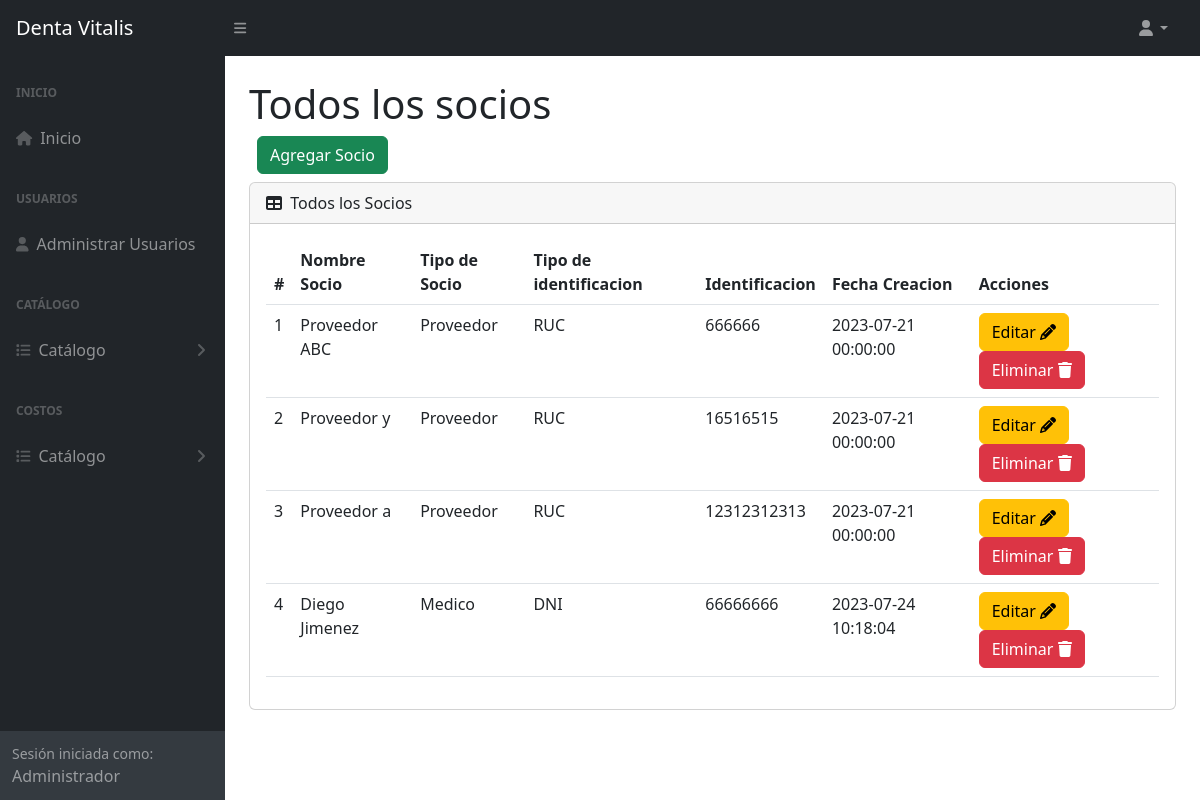
The app's page /socios (signed in), older data.
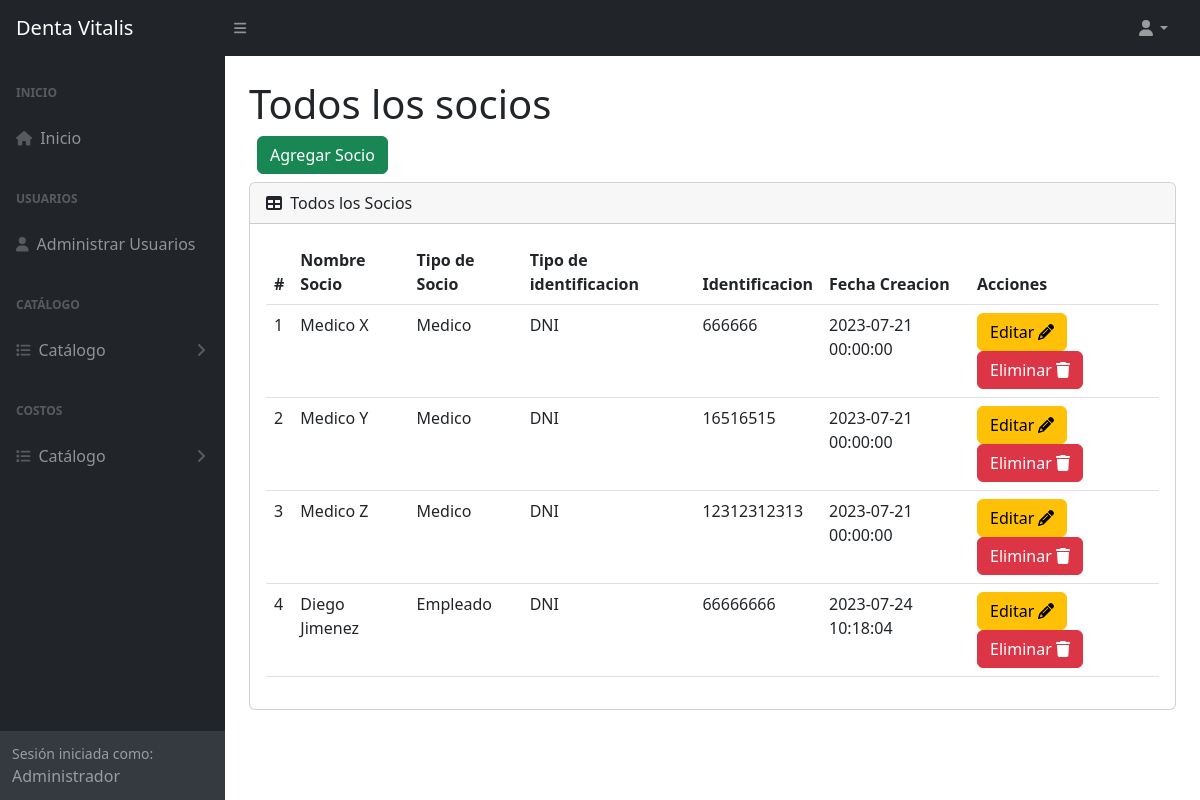
The same page, newer data.
### tables this page shows
CREATE TABLE `tba_socio`  (
  `IdSocio` int NOT NULL AUTO_INCREMENT,
  `NombreSocio` varchar(150) NOT NULL,
  `IdTipoIdentificacion` int NULL DEFAULT NULL,
  `IdTipoSocio` int NOT NULL,
  `Identificacion` varchar(15) NULL DEFAULT NULL,
  `FechaCreacion` datetime NOT NULL,
  `FechaActualizacion` datetime NOT NULL,
  PRIMARY KEY (`IdSocio`) USING BTREE,
  INDEX `tba_socio_fksocios`(`IdTipoIdentificacion`) USING BTREE,
  INDEX `tba_socio_fktiposocio`(`IdTipoSocio`) USING BTREE,
  CONSTRAINT `tba_socio_fksocios` FOREIGN KEY (`IdTipoIdentificacion`) REFERENCES `tba_tipoidentificacion` (`IdTipoIdentificacion`) ON DELETE RESTRICT ON UPDATE RESTRICT,
  CONSTRAINT `tba_socio_fktiposocio` FOREIGN KEY (`IdTipoSocio`) REFERENCES `tba_tiposocio` (`IdTipoSocio`) ON DELETE RESTRICT ON UPDATE RESTRICT
);

CREATE TABLE `tba_tiposocio`  (
  `IdTipoSocio` int NOT NULL AUTO_INCREMENT,
  `NombreTipoSocio` varchar(255) NULL DEFAULT NULL,
  PRIMARY KEY (`IdTipoSocio`) USING BTREE
);

CREATE TABLE `tba_tipoidentificacion`  (
  `IdTipoIdentificacion` int NOT NULL AUTO_INCREMENT,
  `NombreTipoIdentificacion` varchar(20) NOT NULL,
  PRIMARY KEY (`IdTipoIdentificacion`) USING BTREE
);

### controller/plantilla.controller.php (called while the page is built)
<?php
class ControllerPlantilla
{
  static public function ctrPlantilla()
  {
    include "view/plantilla.php";
  }
}

### index.php (called while the page is built, shortened)
<?php
require_once "controller/plantilla.controller.php";
require_once "controller/socios.controller.php";
require_once "controller/costos.controller.php";
require_once "model/socios.model.php";
$plantilla = new ControllerPlantilla();
$plantilla -> ctrPlantilla();

### controller/socios.controller.php (called while the page is built, shortened)
<?php
class ControllerSocios
{
  public static function ctrMostrarSocios()
  {
    $tabla = "tba_socio";
    $listaSocios = ModelSocios::mdlMostrarSocios($tabla);
    return $listaSocios;
  }
}

### model/conexion.php (called while the page is built)
<?php
class Conexion
{
  static public function conn()
  {
    $link = new PDO("mysql:host=localhost;dbname=db_dentavitalis","root","");
		$link->exec("set names utf8");
		return $link;
  }
}

### model/socios.model.php (called while the page is built, shortened)
<?php
require_once "conexion.php";
class ModelSocios
{
  public static function mdlMostrarSocios($tabla)
  {
    $statement = Conexion::conn()->prepare("SELECT tba_socio.IdSocio, tba_socio.NombreSocio, tba_socio.IdTipoIdentificacion, tba_socio.IdTipoSocio, tba_socio.Identificacion, tba_socio.FechaCreacion, tba_tipoidentificacion.NombreTipoIdentificacion, tba_tiposocio.NombreTipoSocio FROM $tabla INNER JOIN tba_tipoidentificacion ON tba_socio.IdTipoIdentificacion = tba_tipoidentificacion.IdTipoIdentificacion INNER JOIN tba_tiposocio ON tba_socio.IdTipoSocio = tba_tiposocio.IdTipoSocio ORDER BY IdSocio ASC");
    $statement -> execute();
    return $statement -> fetchAll();
  }
}

### view/modules/socios.php (the view, shortened to what this page needs)
</div>
        </div>
        <div class="sb-sidenav-footer">
          <div class="small">Sesión iniciada como:</div>
          <?php echo $_SESSION["nombreUsuario"] ?>
        </div>
      </nav>
    </div>
    <div id="layoutSidenav_content">
      <main class="bg">
        <div class="container-fluid px-4">
          <h1 class="mt-4">Todos los socios</h1>
          <div class="d-flex m-2">
            <button type="button" class="btn btn-success" data-bs-toggle="modal" data-bs-target="#modalAgregarSocio">
              Agregar Socio
            </button>
          </div>
          <div class="card mb-4">
            <div class="card-header">
              <i class="fas fa-table me-1"></i>
              Todos los Socios
            </div>
            <div class="card-body">
              <table id="datatablesSimple" class="data-table-Socio table">
                <thead>
                  <tr>
                    <th>#</th>
                    <th>Nombre Socio</th>
                    <th>Tipo de Socio</th>
                    <th>Tipo de identificacion</th>
                    <th>Identificacion</th>
                    <th>Fecha Creacion</th>
                    <th>Acciones</th>
                  </tr>
                </thead>
                <tbody>
                  <?php
                  $listaSocios = ControllerSocios::ctrMostrarSocios();
                  foreach ($listaSocios as $key => $value)
                  {
                    echo
                    '<tr>
                      <td>'.($key + 1).'</td>
                      <td>'.$value["NombreSocio"].'</td>
                      <td>'.$value["NombreTipoSocio"].'</td>
                      <td>'.$value["NombreTipoIdentificacion"].'</td>
                      <td>'.$value["Identificacion"].'</td>
                      <td>'.$value["FechaCreacion"].'</td>
                      <td>
                        <button class="btn btn-warning btnEditarSocio" codSocio="'.$value["IdSocio"].'" data-bs-toggle="modal" data-bs-target="#modelEditarSocio">Editar <i class="fa-solid fa-pencil"></i></button>
                        <button class="btn btn-danger btnEliminarSocio" codSocio="'.$value["IdSocio"].'">Eliminar <i class="fa-solid fa-trash"></i></button>
                      </td>
                    </tr>';
                  }
                  ?>
                </tbody>
              </table>
            </div>
          </div>
        </div>
      </main>
    </div>
  </div>

### view/plantilla.php (shortened to what this page needs)
<!DOCTYPE html>
<html lang="es">
<head>
  <?php require "modules/header.php" ?>
</head>
  <?php
    if (isset($_SESSION["login"]) && $_SESSION["login"] == "ok")
    {
      echo '<body class="sb-nav-fixed">';
      include "modules/navbar.php";
      echo '
      <div id="layoutSidenav">
        <div id="layoutSidenav_nav">
          <nav class="sb-sidenav accordion sb-sidenav-dark" id="sidenavAccordion">
            <div class="sb-sidenav-menu">
              <div class="nav">';
      include "modules/menu.php";
      if(isset($_GET["ruta"]))
      {
        if(
          $_GET["ruta"] == "home" ||
          $_GET["ruta"] == "usuario" ||
          $_GET["ruta"] == "editarSalida" ||
          $_GET["ruta"] == "procedimientos" ||
          $_GET["ruta"] == "gastos" ||
          $_GET["ruta"] == "socios" ||
          $_GET["ruta"] == "pacientes" ||
          $_GET["ruta"] == "costosfijos" ||
          $_GET["ruta"] == "editarCostoFijo" ||
          $_GET["ruta"] == "costosvariables" ||
          $_GET["ruta"] == "editarCostoVariable" ||
          $_GET["ruta"] == "allcostos" ||
          $_GET["ruta"] == "crearNuevoCostoFijo" ||
          $_GET["ruta"] == "crearNuevoCostoVariable" ||
          $_GET["ruta"] == "historiaClinica" ||
          $_GET["ruta"] == "calendario" ||
          $_GET["ruta"] == "historialPagos" ||
          $_GET["ruta"] == "signout"
        )
        {
          include "modules/".$_GET["ruta"].".php";
        }
        else
        {
          include "web/404.html";
        }
      }
      else
      {
        include "modules/home.php";
      }
      echo '<footer>';
      include "modules/footer.php";
      echo '</footer>';
    }
    else
    {
      include "modules/login.php";
    }
  ?>
</body>
</html>

### view/modules/header.php (shortened to what this page needs)
<link href="https://cdn.jsdelivr.net/npm/simple-datatables@7.1.2/dist/style.min.css" rel="stylesheet" />
<link href="css/styles.css" rel="stylesheet" />
<link href="css/styles-dentaVitalis.css" rel="stylesheet" />
<link href="https://cdn.jsdelivr.net/npm/sweetalert2@11.7.5/dist/sweetalert2.min.css" rel="stylesheet">

### view/modules/navbar.php (shortened to what this page needs)
  <nav class="sb-topnav navbar navbar-expand navbar-dark bg-dark">
  <a class="navbar-brand ps-3" href="index.php">Denta Vitalis</a>
  <button class="btn btn-link btn-sm order-1 order-lg-0 me-4 me-lg-0" id="sidebarToggle" href="#!"><i class="fas fa-bars"></i></button>
  <ul class="navbar-nav ms-auto ms-md-0 me-3 me-lg-4">
    <li class="nav-item dropdown">
      <a class="nav-link dropdown-toggle" id="navbarDropdown" href="#" role="button" data-bs-toggle="dropdown" aria-expanded="false"><i class="fas fa-user fa-fw"></i></a>
    </li>
  </ul>
</nav>

### view/modules/menu.php (shortened to what this page needs)
<div class="sb-sidenav-menu-heading">Inicio</div>
<a class="nav-link" href="home">
  <div class="sb-nav-link-icon"><i class="fas fa-home"></i></div>
  Inicio
</a>
<?php
  if($_SESSION["perfilUsuario"] == "1")
  {
?>
  <div class="sb-sidenav-menu-heading">Usuarios</div>
  <a class="nav-link" href="usuario">
    <div class="sb-nav-link-icon"><i class="fas fa-user"></i></div>
    Administrar Usuarios
  </a>
<?php
  }
?>
<div class="sb-sidenav-menu-heading">Catálogo</div>
  <a class="nav-link collapsed" href="#" data-bs-toggle="collapse" data-bs-target="#listaCatalogo" aria-expanded="false" aria-controls="collapseLayouts">
    <div class="sb-nav-link-icon"><i class="fas fa-list"></i></div>
    Catálogo
    <div class="sb-sidenav-collapse-arrow"><i class="fas fa-angle-down"></i></div>
  </a>
<div class="sb-sidenav-menu-heading">Costos</div>
  <a class="nav-link collapsed" href="#" data-bs-toggle="collapse" data-bs-target="#listaCostos" aria-expanded="false" aria-controls="collapseLayouts">
    <div class="sb-nav-link-icon"><i class="fas fa-list"></i></div>
    Catálogo
    <div class="sb-sidenav-collapse-arrow"><i class="fas fa-angle-down"></i></div>
  </a>

### view/modules/footer.php (shortened to what this page needs)
<div class="container-fluid px-4">
  <div class="d-flex align-items-center justify-content-between small">
    <div class="text-muted">Copyright &copy; Simoni 2023</div>
  </div>
</div>

Row changes from the older to the newer data that the page shows:
changed tba_socio: NombreSocio "Proveedor ABC" → "Medico X"; IdTipoSocio.NombreTipoSocio "Proveedor" → "Medico"; IdTipoIdentificacion.NombreTipoIdentificacion "RUC" → "DNI"
changed tba_socio: NombreSocio "Proveedor y" → "Medico Y"; IdTipoSocio.NombreTipoSocio "Proveedor" → "Medico"; IdTipoIdentificacion.NombreTipoIdentificacion "RUC" → "DNI"
changed tba_socio: NombreSocio "Proveedor a" → "Medico Z"; IdTipoSocio.NombreTipoSocio "Proveedor" → "Medico"; IdTipoIdentificacion.NombreTipoIdentificacion "RUC" → "DNI"
changed through a linked row, tba_socio "Diego Jimenez": IdTipoSocio.NombreTipoSocio "Medico" → "Empleado"
